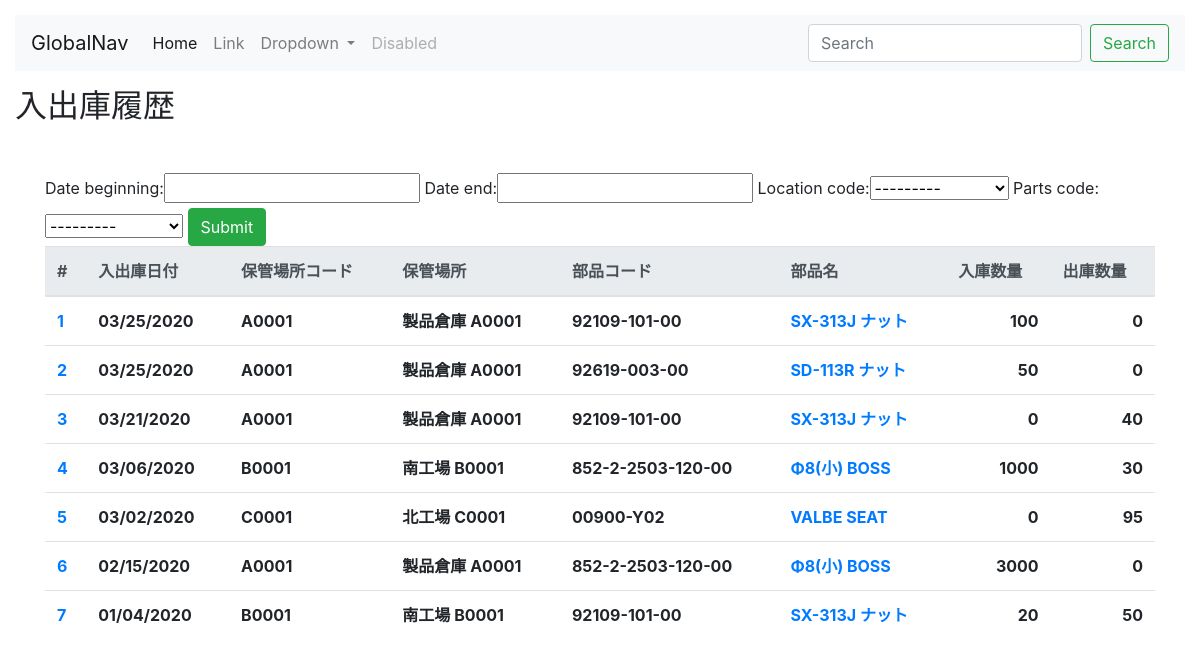
The page /parts/inout-history/ on the database as committed earlier.
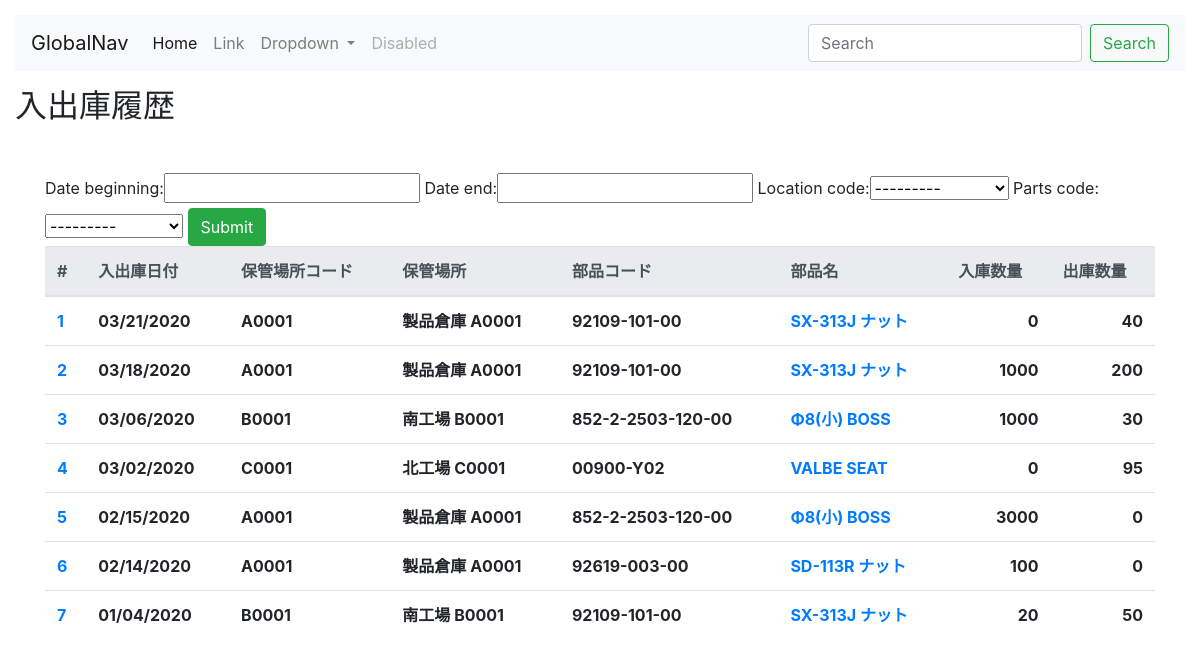
The same page on the database as committed later.
### parts_manager/models.py (models this page shows, shortened)
class PartsInOut(models.Model):
    location = models.ForeignKey(Location, on_delete=models.CASCADE)
    parts = models.ForeignKey(Parts, on_delete=models.CASCADE)
    warehousing = models.IntegerField('入庫数', default=0)
    shipping = models.IntegerField('出庫数', default=0)
    created = models.DateTimeField('作成日', default=timezone.now)
    updated = models.DateTimeField('更新日', auto_now=True)
    class Meta:
        ordering = ['-created']

class Location(models.Model):
    code = models.CharField(max_length=10)
    name = models.CharField(max_length=30)
    def __str__(self):
        return self.name

class Parts(models.Model):
    code = models.CharField(max_length=20)
    name = models.CharField(max_length=50)
    remarks = models.CharField('備考', max_length=100, null=True, blank=True)
    def __str__(self):
        return self.name

### parts_manager/views.py (the view, shortened to what this page needs)
# urls.py: path('inout-history/', views.PartsInOutHistoryView.as_view(), name='inout-history'),
class PartsInOutHistoryView(generic.ListView, FormMixin):
    model = PartsInOut
    template_name = 'parts_manager/inout_history.html'
    context_object_name = 'parts_list'
    form_class = ExtractionForm
    success_url = '/parts/inout-history'
    def get_context_data(self, *, object_list=None, **kwargs):
        context = super().get_context_data(**kwargs)
        context['ExtractionForm'] = self.form_class
        return context

### parts_manager/forms.py
class ExtractionForm(forms.Form):
    date_beginning = forms.DateField(initial='', required=False)
    date_end = forms.DateField(initial='', required=False)
    location_code = forms.ModelChoiceField(initial='', queryset=Location.objects.all(), required=False)
    parts_code = forms.ModelChoiceField(initial='', queryset=Parts.objects.all(), required=False)

### parts_manager/templates/parts_manager/inout_history.html (shortened to what this page needs)
{% extends 'parts_manager/base.html' %}
{% load humanize %}
{% block page_title %}
    <h2>入出庫履歴</h2>
{% endblock %}
{% block content %}
    <form action="" method="post" novalidate>
        {{ form }}
        <button type="submit" class="btn btn-success">Submit</button>
    </form>
    {% if parts_list %}
        <table class="table table-hover">
            <thead class="thead-light">
            <tr>
                <th scope="col">#</th>
                <th scope="col">入出庫日付</th>
                <th scope="col">保管場所コード</th>
                <th scope="col">保管場所</th>
                <th scope="col">部品コード</th>
                <th scope="col">部品名</th>
                <th scope="col">入庫数量</th>
                <th scope="col">出庫数量</th>
            </tr>
            </thead>
            <tbody>
            {% for parts in parts_list %}
                <tr>
                    <th scope="row">
                        <a href="{% url 'parts-manager:edit-inout-history' parts.id %}">{{ forloop.counter }}</a>
                    </th>
                    <th>{{ parts.created|date:"SHORT_DATE_FORMAT" }}</th>
                    <th>{{ parts.location.code }}</th>
                    <th>{{ parts.location.name }}</th>
                    <th>{{ parts.parts.code }}</th>
                    <th>
                        <a href="{% url 'parts-manager:detail' parts.parts_id %}">{{ parts.parts.name }}</a>
                    </th>
                    <th class="text-right">{{ parts.warehousing|intcomma }}</th>
                    <th class="text-right">{{ parts.shipping|intcomma }}</th>
                </tr>
            {% endfor %}
            </tbody>
        </table>
    {% else %}
        <p>No parts are available.</p>
    {% endif %}
{% endblock %}

### parts_manager/templates/parts_manager/base.html (shortened to what this page needs)
{% load static %}
<!doctype html>
<html lang="ja">
<head>
    <link rel="stylesheet" href="https://stackpath.bootstrapcdn.com/bootstrap/4.4.1/css/bootstrap.min.css"
>
    <link rel="stylesheet" href="{% static 'css/parts_manager.css' %}">
</head>
<body>
<header class="mb-5">
    <nav class="navbar navbar-expand-lg navbar-light bg-light mb-3">
        <a class="navbar-brand" href="#">GlobalNav</a>
        <div class="collapse navbar-collapse" id="navbarSupportedContent">
            <ul class="navbar-nav mr-auto">
                <li class="nav-item active">
                    <a class="nav-link" href="#">Home <span class="sr-only">(current)</span></a>
                </li>
                <li class="nav-item">
                    <a class="nav-link" href="#">Link</a>
                </li>
                <li class="nav-item dropdown">
                    <a class="nav-link dropdown-toggle" href="#" id="navbarDropdown" role="button"
                       data-toggle="dropdown" aria-haspopup="true" aria-expanded="false">
                        Dropdown
                    </a>
                </li>
                <li class="nav-item">
                    <a class="nav-link disabled" href="#" tabindex="-1" aria-disabled="true">Disabled</a>
                </li>
            </ul>
            <form class="form-inline my-2 my-lg-0">
                <input class="form-control mr-sm-2" type="search" placeholder="Search" aria-label="Search">
                <button class="btn btn-outline-success my-2 my-sm-0" type="submit">Search</button>
            </form>
        </div>
    </nav>
    {% block page_title %} {% endblock %}
</header>
<main>
    <div class="container">
        {% block content %}
        {% endblock %}
    </div>
</main>
</body>
</html>

### parts_manager/static/css/parts_manager.css (style rules this page uses)
body { padding: 15px; }

Rows that differ between the two databases and show on the page:
shown differently, row unchanged: PartsInOut (number 1 of 7 on the later page): moves up the list
changed PartsInOut (number 2 of 7 on the later page): created "03/25/2020" → "03/18/2020"; warehousing "100" → "1000"; shipping "0" → "200"
changed PartsInOut "SD-113R ナット": created "03/25/2020" → "02/14/2020"; warehousing "50" → "100"; moves down the list
